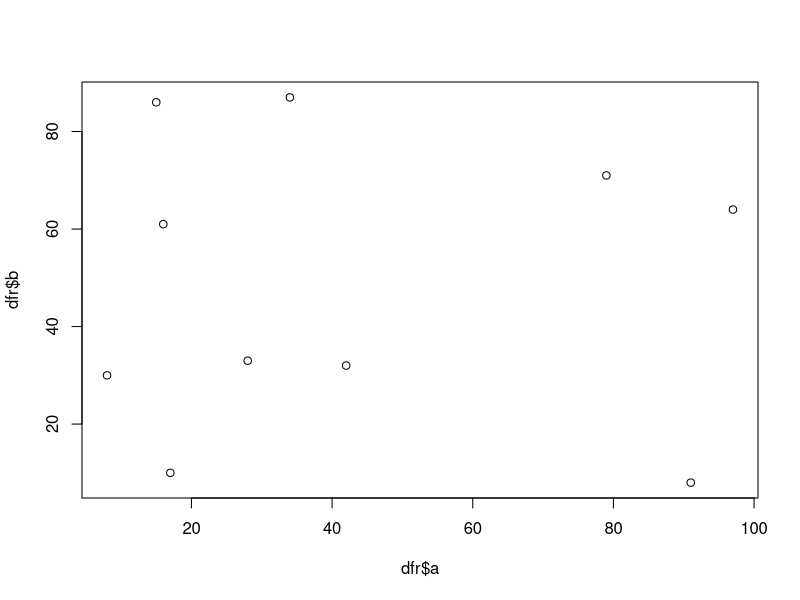
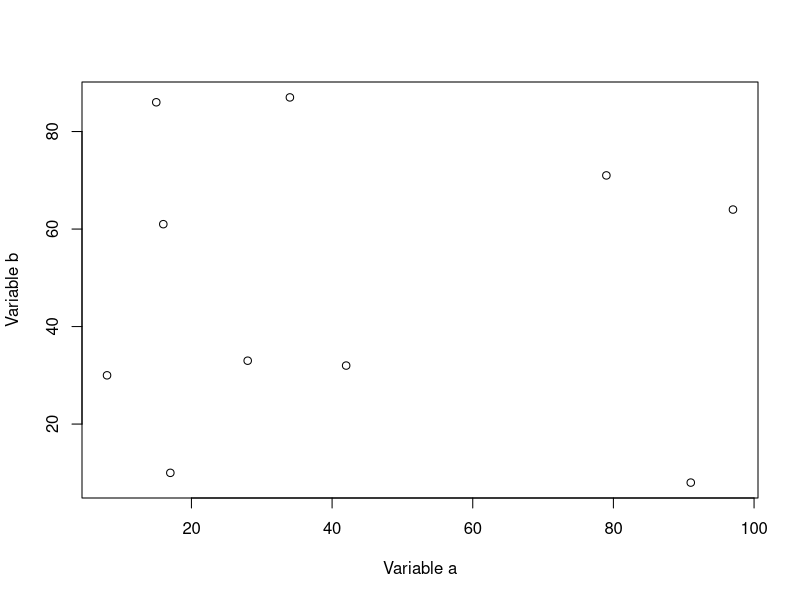
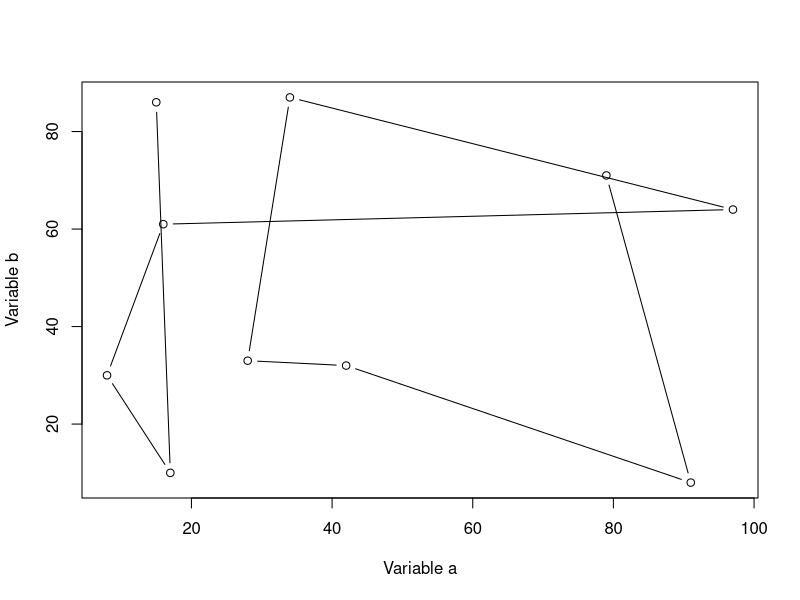
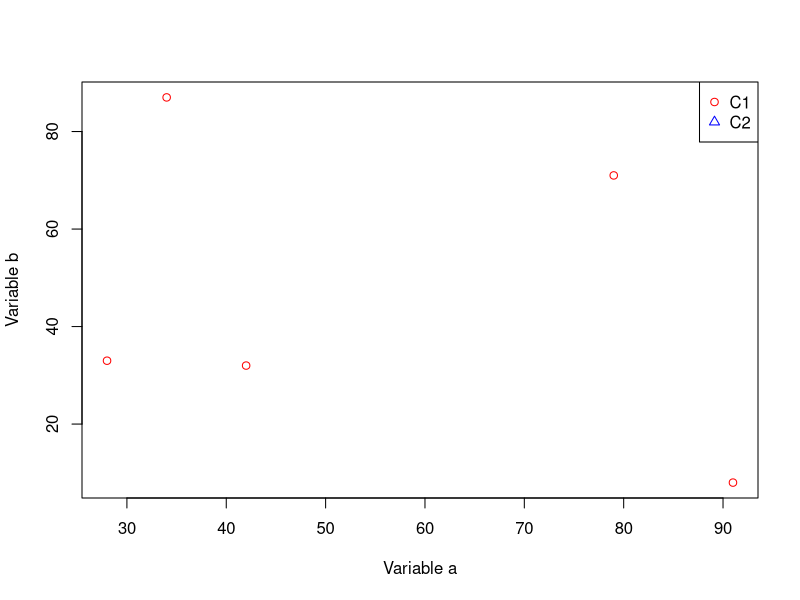
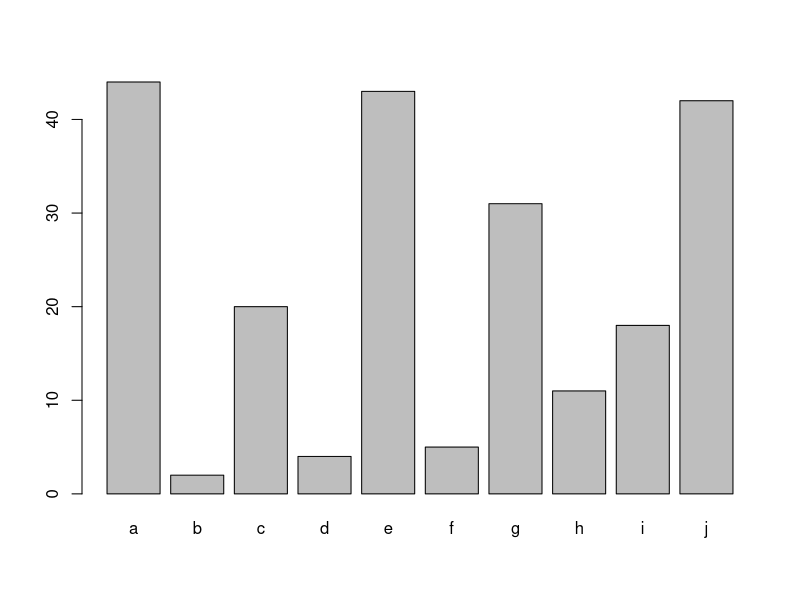
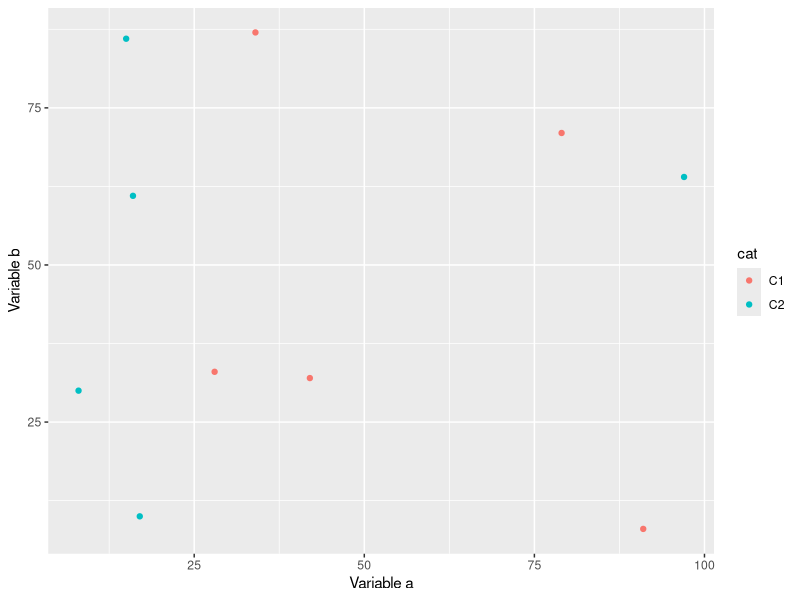
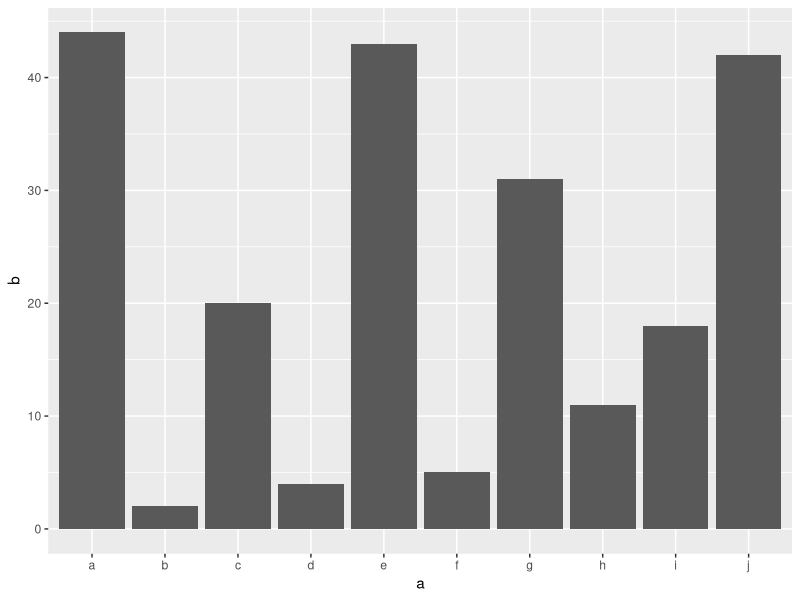
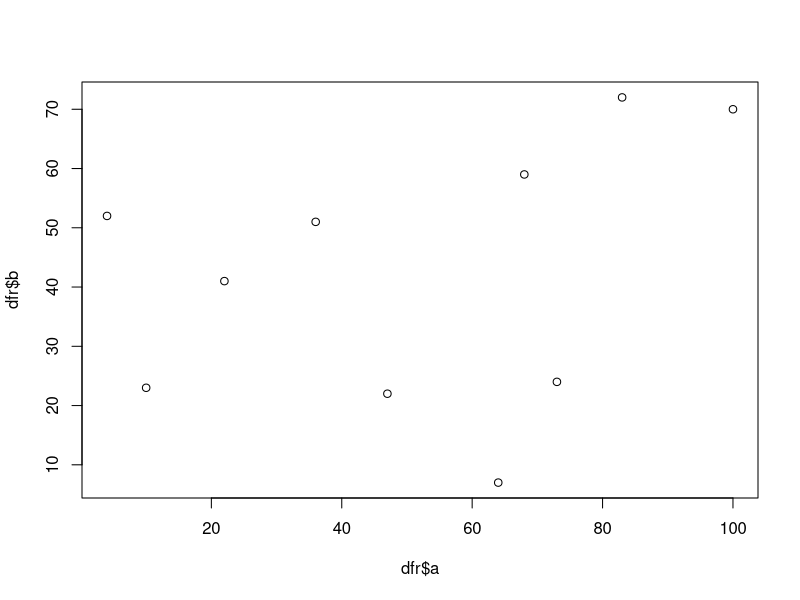

These figures' R source, in order:
## ---- chunk 1
# Hide all warnings and messages, show code
knitr::opts_chunk$set(warning = FALSE)
knitr::opts_chunk$set(message = FALSE)
knitr::opts_chunk$set(echo = TRUE)

## ---- chunk 2

x <- 4
x = 4
x

## ---- chunk 3

x <- 4
y <- 2

# add
x + y

# subtract
x - y

# multiply
x * y

# divide
x / y

# modulus
x %% y

# power
x ^ y

## ---- chunk 4

# equal to?
x == y

# not equal to?
x != y

# greater than?
x > y

# less than?
x < y

# greater than or equal to?
x >= y

# less than or equal to?
x <= y

## ---- chunk 5

class(1)
class("hello")
class(T)


## ---- chunk 6

x <- c(2,3,4,5,6)
y <- c("a","c","d","e")
z <- factor(c("a","c","d","e"))
class(z)

## ---- chunk 7

x <- matrix(c(2,3,4,5,6,7),nrow=3,ncol=2)
class(x)
str(x)

## ---- chunk 8

dfr <- data.frame(x = 1:3, y = c("a", "b", "c"))
print(dfr)

## ---- chunk 9

class(dfr)

## ---- chunk 10

str(dfr)

## ---- chunk 11

x <- c(2,3,4,5,6)
x
x[2]

## ---- chunk 12

dfr <- data.frame(x = 1:3, y = c("a", "b", "c"))
dfr
dfr[1,]
dfr[,1]
dfr[2,2]

## ---- chunk 13

# generate 10 random numbers between 1 and 200
x <- sample(x=1:200,10)
x

# length
length(x)

# sum
sum(x)

# mean
mean(x)

# median
median(x)

# min
min(x)

# log
log(x)

# exponent
exp(x)

# square-root
sqrt(x)

# round
round(x)

# sort
sort(x)

## ---- chunk 14

a <- "sunny"
b <- "day"

# join
paste(a, b)

# find a pattern
grep("sun", a)

# number of characters
nchar("sunny")

# to uppercase
toupper("sunny")

# to lowercase
tolower("SUNNY")

# replace pattern
sub("sun", "fun", "sunny")

# substring
substr("sunny", start=1, stop=3)

## ---- chunk 15

print("hello")
print("world")
cat("hello")
cat(" world")
cat("\nhello\nworld")

## ---- chunk 16

a <- "sunny"
b <- "day"

paste(a, b)
paste(a, b, sep="-")

## ---- chunk 17

a <- "sunny"
b <- "day"

c(a,b)

## ---- chunk 18

dfr1 <- data.frame(x = 1:3, y = c("a", "b", "c"))
dfr2 <- data.frame(p = 4:6, q = c("d", "e", "f"))
dfr1
dfr2

cbind(dfr1,dfr2)

## ---- chunk 19

dfr1 <- data.frame(x = 1:3, y = c("a", "b", "c"))
dfr2 <- data.frame(x = 4:6, y = c("d", "e", "f"))
dfr1
dfr2

rbind(dfr1,dfr2)

## ---- chunk 20

dfr1 <- data.frame(x = 1:4, p = c("a", "b", "c","d"))
dfr2 <- data.frame(x = 3:6, q = c("l", "m", "n","o"))
dfr1
dfr2

merge(dfr1,dfr2,by="x")
merge(dfr1,dfr2,by="x",all.x=T)
merge(dfr1,dfr2,by="x",all.y=T)
merge(dfr1,dfr2,by="x",all=T)

## ---- chunk 21

dfr <- data.frame(a=sample(1:100,10),b=sample(1:100,10))

## ---- chunk 22

plot(dfr$a,dfr$b)

## ---- chunk 23

plot(dfr$a,dfr$b,xlab="Variable a",ylab="Variable b")

## ---- chunk 24

plot(dfr$a,dfr$b,xlab="Variable a",ylab="Variable b",type="b")

## ---- chunk 25

dfr$cat <- rep(c("C1","C2"),each=5)

## ---- chunk 26

# subset data
dfr_c1 <- subset(dfr,dfr$cat == "C1")
dfr_c2 <- subset(dfr,dfr$cat == "C2")

plot(dfr_c1$a,dfr_c1$b,xlab="Variable a",ylab="Variable b",col="red",pch=1)
points(dfr_c2$a,dfr_c2$b,col="blue",pch=2)

legend(x="topright",legend=c("C1","C2"),
       col=c("red","blue"),pch=c(1,2))

## ---- chunk 27

ldr <- data.frame(a=letters[1:10],b=sample(1:50,10))
barplot(ldr$b,names.arg=ldr$a)

## ---- chunk 28

library(ggplot2)

ggplot(dfr,aes(x=a,y=b,colour=cat))+
  geom_point()+
  labs(x="Variable a",y="Variable b")

## ---- chunk 29

ggplot(ldr,aes(x=a,y=b))+
  geom_bar(stat="identity")

## ---- chunk 30

#dfr <- read.table("iris.txt",header=TRUE,stringsAsFactors=F)

## ---- chunk 31

head(dfr)

## ---- chunk 32

str(dfr)

## ---- chunk 33

dfr1 <- dfr[dfr$Species == "setosa",]

## ---- chunk 34

write.table(dfr1,"iris-setosa.txt",sep="\t",row.names=F,quote=F)

## ---- chunk 35

dfr <- data.frame(a=sample(1:100,10),b=sample(1:100,10))

png(filename="plot-base.png")
plot(dfr$a,dfr$b)
dev.off()

## ---- chunk 36

p <- ggplot(dfr,aes(a,b)) + geom_point()

png(filename="plot-ggplot-1.png")
print(p)
dev.off()

## ---- chunk 37

ggsave(filename="plot-ggplot-2.png",plot=p)

## ---- chunk 38
sessionInfo()
